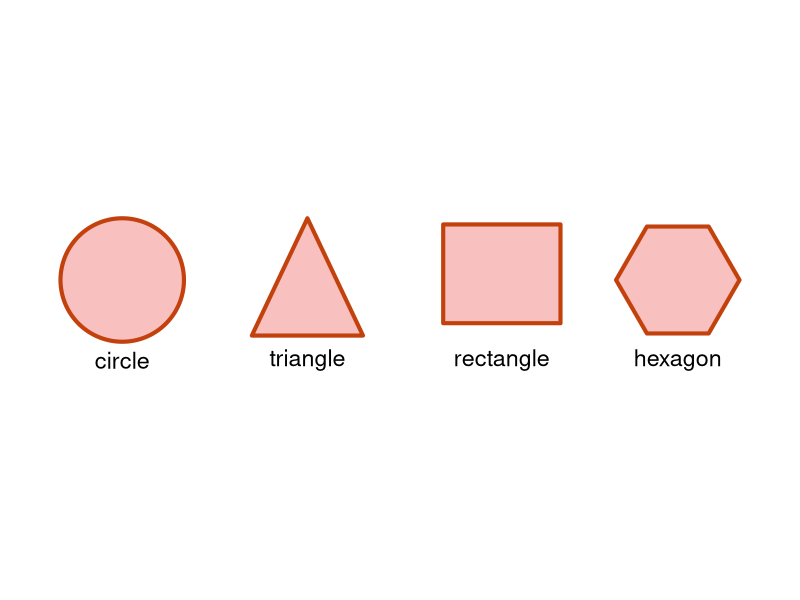
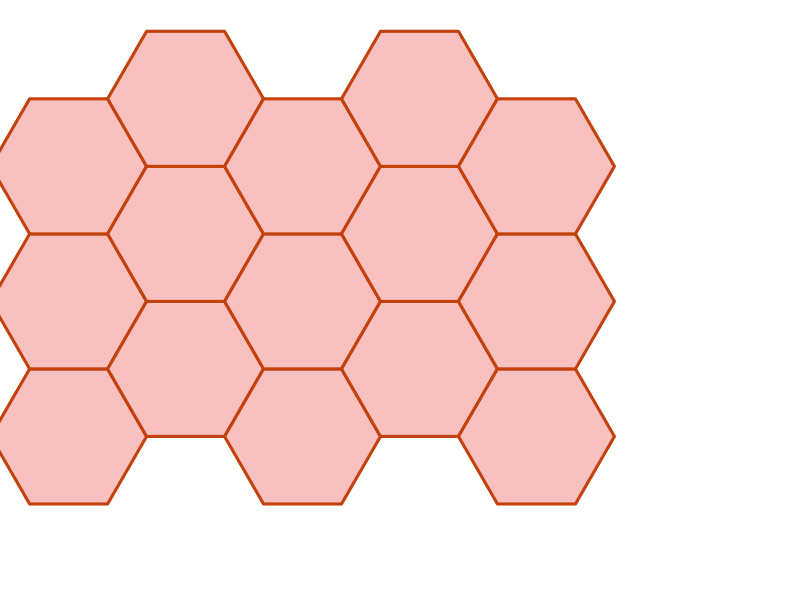
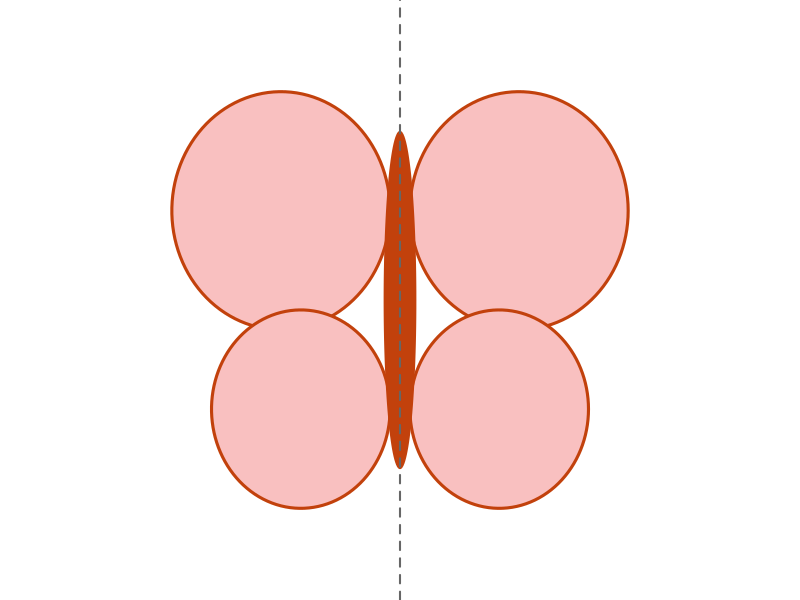
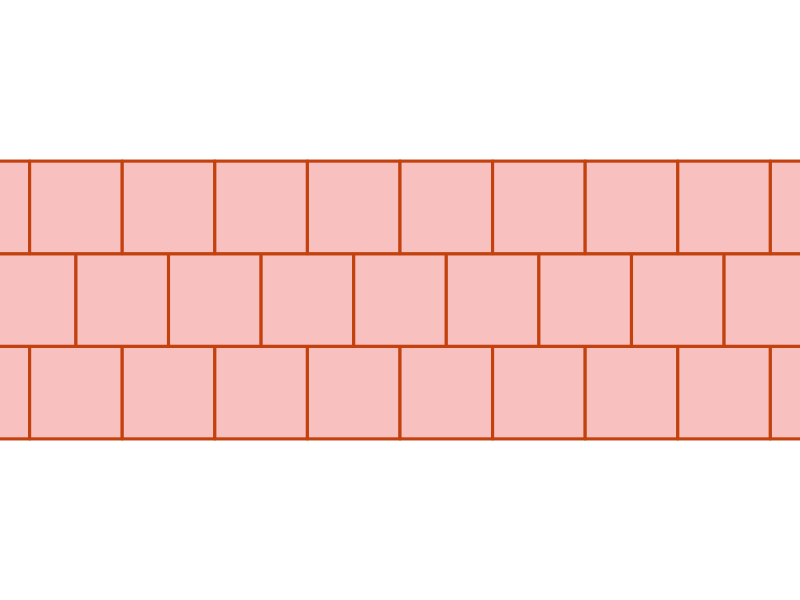

The R source for these figures, in order:
## ---- chunk 1
knitr::opts_chunk$set(echo = FALSE, fig.align = "center", dev = "png",
                      fig.width = 5, fig.height = 4, dpi = 150)
orange <- "#c2410c"
pink   <- "#f9c0c0"

# flat-top hexagon vertices around a center
hexpts <- function(cx, cy, s) {
  a <- (0:5) * pi/3
  list(x = cx + s*cos(a), y = cy + s*sin(a))
}
## ---- chunk 2
par(mar=c(2,0,0,0))
plot(NA, xlim=c(0,12), ylim=c(-1.4,1.4), asp=1, axes=FALSE, xlab="", ylab="")
# circle
th <- seq(0, 2*pi, length.out=200)
polygon(1.5 + cos(th), sin(th), col=pink, border=orange, lwd=4)
text(1.5, -1.3, "circle", cex=1.4)
# triangle
polygon(c(4.5, 3.6, 5.4), c(1, -0.9, -0.9), col=pink, border=orange, lwd=4)
text(4.5, -1.3, "triangle", cex=1.4)
# rectangle
rect(6.7, -0.7, 8.6, 0.9, col=pink, border=orange, lwd=4)
text(7.65, -1.3, "rectangle", cex=1.4)
# hexagon
h <- hexpts(10.5, 0, 1)
polygon(h$x, h$y, col=pink, border=orange, lwd=4)
text(10.5, -1.3, "hexagon", cex=1.4)
## ---- chunk 3
par(mar=c(0,0,0,0))
plot(NA, xlim=c(-0.5,9), ylim=c(-0.5,4), asp=1, axes=FALSE, xlab="", ylab="")
s  <- 1
dx <- 1.5*s
dy <- sqrt(3)*s
for (col in 0:4) {
  for (row in 0:2) {
    cx <- col*dx
    cy <- row*dy + ifelse(col %% 2 == 1, dy/2, 0)
    h <- hexpts(cx, cy, s)
    polygon(h$x, h$y, col=pink, border=orange, lwd=3)
  }
}
## ---- chunk 4
par(mar=c(0,0,0,0))
ellipse <- function(cx, cy, a, b, n=120) {
  t <- seq(0, 2*pi, length.out=n)
  list(x = cx + a*cos(t), y = cy + b*sin(t))
}
plot(NA, xlim=c(-1.5,1.5), ylim=c(-1.4,1.4), asp=1, axes=FALSE, xlab="", ylab="")
# wings (mirror image left/right)
for (sgn in c(1, -1)) {
  up <- ellipse(sgn*0.6, 0.45, 0.55, 0.6)
  lo <- ellipse(sgn*0.5, -0.55, 0.45, 0.5)
  polygon(up$x, up$y, col=pink, border=orange, lwd=3)
  polygon(lo$x, lo$y, col=pink, border=orange, lwd=3)
}
# body
bd <- ellipse(0, 0, 0.08, 0.85)
polygon(bd$x, bd$y, col=orange, border=orange)
# fold line
abline(v=0, lty=2, col="grey40", lwd=2)
## ---- chunk 5
par(mar=c(0,0,0,0))
plot(NA, xlim=c(0,8), ylim=c(0,3), asp=1, axes=FALSE, xlab="", ylab="")
for (row in 0:2) {
  off <- ifelse(row %% 2 == 1, -0.5, 0)
  for (i in -1:8) {
    x0 <- i*1 + off
    rect(x0, row, x0+1, row+1, col=pink, border=orange, lwd=3)
  }
}
rect(0, 0, 8, 3, border=NA)
